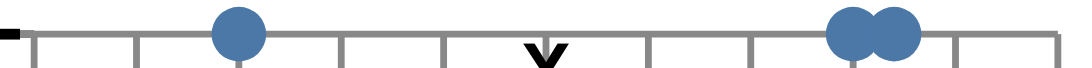

Express this chart as Vega-Lite.
### Vega specification from a JSON file in a GitHub repository (floating-point values rounded to 4 significant figures)
{"width": 150, "height": "100", "padding": 5, "data": [{"name": "t", "values": [{"x": 10, "y": 20, "n": "a"}, {"x": 40, "y": 30, "n": "bb"}, {"x": 42, "y": 31, "n": "ccc"}]}], "scales": [{"name": "x", "type": "linear", "domain": [0, 50], "range": "width"}, {"name": "y", "type": "linear", "domain": [0, 50], "range": "height"}], "axes": [{"orient": "left", "scale": "y", "title": "Y"}, {"orient": "bottom", "scale": "x", "title": "X"}], "marks": [{"type": "symbol", "name": "pts", "from": {"data": "t"}, "encode": {"enter": {"x": {"scale": "x", "field": "x"}, "y": {"scale": "y", "field": "y"}}}}, {"type": "text", "from": {"data": "pts"}, "encode": {"enter": {"text": {"field": "datum.n"}}}, "transform": [{"type": "label", "size": [{"signal": "width + 60"}, {"signal": "height"}]}]}]}
